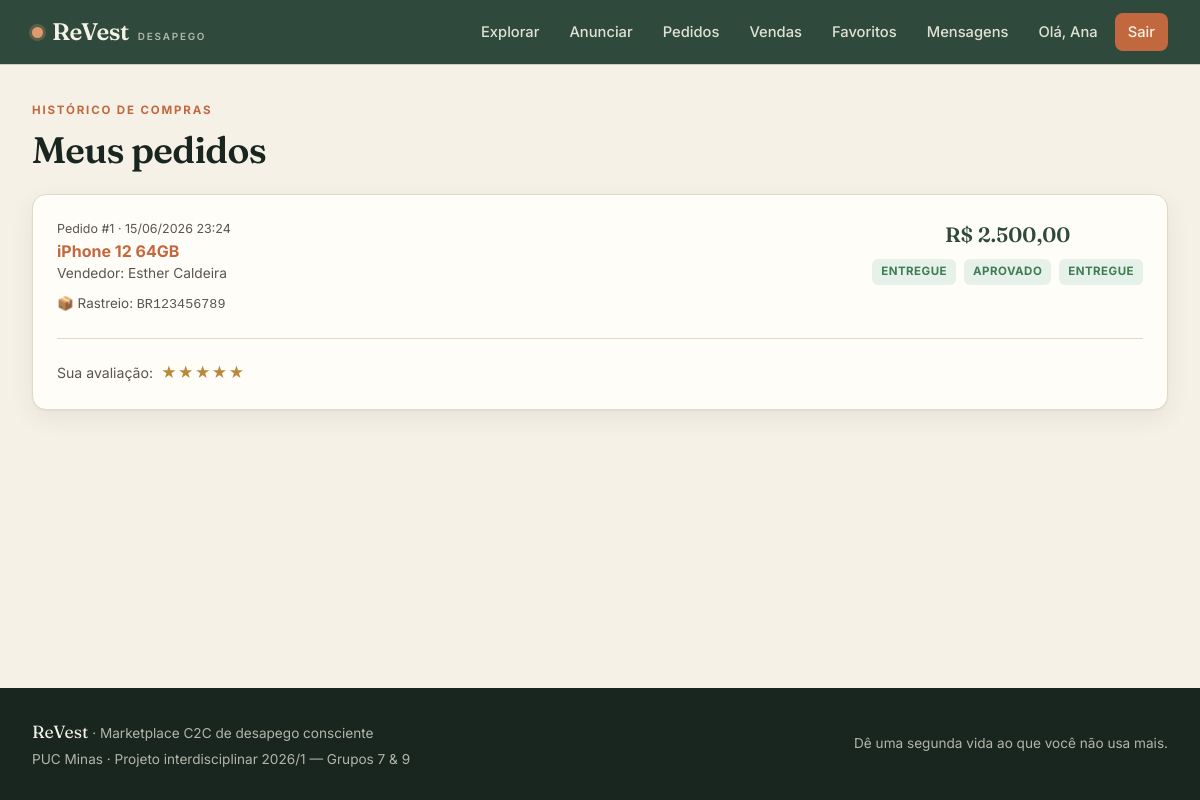
/meus_pedidos.php (signed in), run on the app's committed database.
### tables this page shows
CREATE TABLE `pedido` (
  `id_pedido` int(11) NOT NULL AUTO_INCREMENT,
  `valor_total` decimal(10,2) NOT NULL,
  `status` enum('PENDENTE','PAGO','ENVIADO','ENTREGUE','CANCELADO') NOT NULL DEFAULT 'PENDENTE',
  `dt_pedido` datetime NOT NULL DEFAULT current_timestamp(),
  `id_comprador` int(11) NOT NULL,
  `id_produto` int(11) NOT NULL,
  `id_endereco_entrega` int(11) NOT NULL,
  PRIMARY KEY (`id_pedido`),
  KEY `fk_pedido_comprador` (`id_comprador`),
  KEY `fk_pedido_produto` (`id_produto`),
  KEY `fk_pedido_endereco` (`id_endereco_entrega`),
  CONSTRAINT `fk_pedido_comprador` FOREIGN KEY (`id_comprador`) REFERENCES `usuario` (`id_usuario`) ON UPDATE CASCADE,
  CONSTRAINT `fk_pedido_endereco` FOREIGN KEY (`id_endereco_entrega`) REFERENCES `endereco` (`id_endereco`) ON UPDATE CASCADE,
  CONSTRAINT `fk_pedido_produto` FOREIGN KEY (`id_produto`) REFERENCES `produto` (`id_produto`) ON UPDATE CASCADE,
  CONSTRAINT `ck_pedido_valor` CHECK (`valor_total` > 0)
);

CREATE TABLE `produto` (
  `id_produto` int(11) NOT NULL AUTO_INCREMENT,
  `titulo` varchar(120) NOT NULL,
  `descricao` text NOT NULL,
  `preco` decimal(10,2) NOT NULL,
  `condicao` enum('NOVO','SEMINOVO','USADO') NOT NULL DEFAULT 'USADO',
  `status` enum('DISPONIVEL','RESERVADO','VENDIDO','REMOVIDO') NOT NULL DEFAULT 'DISPONIVEL',
  `dt_publicacao` datetime NOT NULL DEFAULT current_timestamp(),
  `id_vendedor` int(11) NOT NULL,
  `id_categoria` int(11) NOT NULL,
  PRIMARY KEY (`id_produto`),
  KEY `fk_produto_vendedor` (`id_vendedor`),
  KEY `fk_produto_categoria` (`id_categoria`),
  CONSTRAINT `fk_produto_categoria` FOREIGN KEY (`id_categoria`) REFERENCES `categoria` (`id_categoria`) ON UPDATE CASCADE,
  CONSTRAINT `fk_produto_vendedor` FOREIGN KEY (`id_vendedor`) REFERENCES `usuario` (`id_usuario`) ON UPDATE CASCADE,
  CONSTRAINT `ck_produto_preco` CHECK (`preco` > 0)
);

CREATE TABLE `usuario` (
  `id_usuario` int(11) NOT NULL AUTO_INCREMENT,
  `nome` varchar(120) NOT NULL,
  `cpf` char(11) NOT NULL,
  `email` varchar(150) NOT NULL,
  `senha_hash` varchar(255) NOT NULL,
  `telefone` varchar(20) DEFAULT NULL,
  `is_admin` tinyint(4) NOT NULL DEFAULT 0,
  `dt_cadastro` datetime NOT NULL DEFAULT current_timestamp(),
  `ativo` tinyint(4) NOT NULL DEFAULT 1,
  PRIMARY KEY (`id_usuario`),
  UNIQUE KEY `uk_usuario_cpf` (`cpf`),
  UNIQUE KEY `uk_usuario_email` (`email`)
);

CREATE TABLE `entrega` (
  `id_entrega` int(11) NOT NULL AUTO_INCREMENT,
  `codigo_rastreio` varchar(40) DEFAULT NULL,
  `status` enum('AGUARDANDO','EM_TRANSITO','ENTREGUE','EXTRAVIADO') NOT NULL DEFAULT 'AGUARDANDO',
  `dt_postagem` date DEFAULT NULL,
  `dt_entrega` date DEFAULT NULL,
  `id_pedido` int(11) NOT NULL,
  PRIMARY KEY (`id_entrega`),
  UNIQUE KEY `uk_entrega_pedido` (`id_pedido`),
  CONSTRAINT `fk_entrega_pedido` FOREIGN KEY (`id_pedido`) REFERENCES `pedido` (`id_pedido`) ON DELETE CASCADE ON UPDATE CASCADE
);

### public/meus_pedidos.php (the view, shortened to what this page needs)
<?php
require_once __DIR__ . '/../config/db.php';
require_once __DIR__ . '/../includes/functions.php';
$sql = "SELECT p.*, pr.titulo, pr.id_produto, v.nome AS vendedor, v.id_usuario AS id_vendedor,
               pg.status AS pg_status, pg.metodo, pg.id_pagamento,
               ent.status AS ent_status, ent.codigo_rastreio,
               a.id_avaliacao, a.nota
          FROM pedido p
          JOIN produto pr  ON pr.id_produto = p.id_produto
          JOIN usuario v   ON v.id_usuario  = pr.id_vendedor
     LEFT JOIN pagamento pg ON pg.id_pedido = p.id_pedido
     LEFT JOIN entrega ent  ON ent.id_pedido= p.id_pedido
     LEFT JOIN avaliacao a  ON a.id_pedido  = p.id_pedido
         WHERE p.id_comprador = ?
      ORDER BY p.dt_pedido DESC";
$st = $pdo->prepare($sql);
$st->execute([uid()]);
$pedidos = $st->fetchAll();
require_once __DIR__.'/../includes/header.php';
?>
<p class="eyebrow">Histórico de compras</p>
<h1 class="mb-24">Meus pedidos</h1>
<?php if (!$pedidos): ?>
  <div class="empty card"><div class="ico">🛍️</div><h3>Você ainda não comprou nada</h3>
    <p class="muted">Explore o catálogo e encontre algo com a sua cara.</p>
    <a class="btn btn-primary mt-16" href="index.php">Explorar produtos</a></div>
<?php else: foreach ($pedidos as $p): ?>
  <div class="card mb-16">
    <div class="flex between center" style="flex-wrap:wrap;gap:12px">
      <div>
        <div class="muted" style="font-size:.78rem">Pedido #<?= $p['id_pedido'] ?> · <?= dt_br($p['dt_pedido']) ?></div>
        <a href="produto_ver.php?id=<?= $p['id_produto'] ?>"><strong><?= e($p['titulo']) ?></strong></a>
        <div class="muted" style="font-size:.86rem">Vendedor: <?= e($p['vendedor']) ?></div>
      </div>
      <div class="text-c">
        <div class="price" style="font-family:var(--font-display);font-size:1.3rem;color:var(--moss);font-weight:600"><?= money((float)$p['valor_total']) ?></div>
        <div class="flex gap-8 mt-8" style="flex-wrap:wrap;justify-content:flex-end">
          <?= badge($p['status']) ?>
          <?php if ($p['pg_status']): ?><?= badge($p['pg_status']) ?><?php endif; ?>
          <?php if ($p['ent_status']): ?><?= badge($p['ent_status']) ?><?php endif; ?>
        </div>
      </div>
    </div>
    <?php if ($p['codigo_rastreio']): ?>
      <div class="muted mt-8" style="font-size:.84rem">📦 Rastreio: <code><?= e($p['codigo_rastreio']) ?></code></div>
    <?php endif; ?>
    <?php if (in_array($p['status'], ['PAGO','ENVIADO','ENTREGUE'], true)): ?>
      <hr class="divider">
      <?php if ($p['id_avaliacao']): ?>
        <div class="flex gap-8 center"><span class="muted" style="font-size:.88rem">Sua avaliação:</span> <?= stars((float)$p['nota']) ?></div>
      <?php endif; ?>
    <?php endif; ?>
  </div>
<?php endforeach; endif; ?>
<?php require_once __DIR__.'/../includes/footer.php'; ?>

### includes/functions.php (shortened to what this page needs)
<?php
function e(?string $s): string {
    return htmlspecialchars($s ?? '', ENT_QUOTES, 'UTF-8');
}
function money(float $v): string {
    return 'R$ ' . number_format($v, 2, ',', '.');
}
function dt_br(?string $iso): string {
    $t = strtotime($iso);
    return $t ? date('d/m/Y H:i', $t) : '—';
}
function stars(float $nota): string {
    $full = (int) round($nota);
    $out = '<span class="stars">';
    for ($i = 1; $i <= 5; $i++) {
        $out .= $i <= $full ? '★' : '<span class="empty">★</span>';
    }
    return $out . '</span>';
}
function badge(string $status): string {
    $cls = 'badge-' . strtolower($status);
    return '<span class="badge ' . $cls . '">' . e(str_replace('_', ' ', $status)) . '</span>';
}

### public/assets/style.css (style rules this page uses)
:root { --moss: #2f4a3c; --moss-700: #243a2f; --moss-900: #18261f; --clay: #c2683f; --clay-soft: #e09a6f; --cream: #f6f1e7; --cream-deep: #efe7d6; --paper: #fffdf8; --ink: #21201c; --ink-soft: #5a564d; --line: #e2d9c6; --gold: #b8893b; --ok: #3f7d54; --ok-bg: #e6f1ea; --err: #a8412c; --err-bg: #f7e6e0; --warn: #9a6b1d; --warn-bg: #f6ecd6; --radius: 14px; --radius-sm: 9px; --shadow: 0 1px 2px rgba(24,38,31,.04), 0 8px 24px rgba(24,38,31,.07); --shadow-lg: 0 12px 40px rgba(24,38,31,.14); --font-display: 'Fraunces', Georgia, 'Times New Roman', serif; --font-body: 'Inter', -apple-system, BlinkMacSystemFont, 'Segoe UI', sans-serif; }
* { box-sizing: border-box; margin: 0; padding: 0; }
html { scroll-behavior: smooth; }
body { font-family: var(--font-body); background: var(--cream); color: var(--ink); line-height: 1.55; font-size: 16px; -webkit-font-smoothing: antialiased; min-height: 100vh; display: flex; flex-direction: column; }
a { color: var(--clay); text-decoration: none; }
h1, h2, h3 { font-family: var(--font-display); font-weight: 600; letter-spacing: -.02em; color: var(--moss-900); line-height: 1.12; }
h1 { font-size: 2.3rem; }
.eyebrow { font-size: .72rem; font-weight: 700; letter-spacing: .16em; text-transform: uppercase; color: var(--clay); margin-bottom: 9px; }
.muted { color: var(--ink-soft); }
.card { background: var(--paper); border: 1px solid var(--line); border-radius: var(--radius); box-shadow: var(--shadow); padding: 24px; }
.badge { display: inline-flex; align-items: center; gap: 5px; font-size: .72rem; font-weight: 700; letter-spacing: .04em; text-transform: uppercase; padding: 4px 9px; border-radius: 6px; }
.badge-pago, .badge-aprovado, .badge-entregue { background: var(--ok-bg); color: var(--ok); }
.stars { color: var(--gold); letter-spacing: 1px; font-size: .95rem; }
.flex { display: flex; }
.between { justify-content: space-between; }
.center { align-items: center; }
.gap-8 { gap: 8px; }
.mt-8 { margin-top:8px }
.mb-16 { margin-bottom:16px }
.mb-24 { margin-bottom:24px }
.text-c { text-align: center; }
.divider { height: 1px; background: var(--line); margin: 22px 0; border: 0; }

### data on the page
pedido: id_pedido "1", dt_pedido "15/06/2026 23:24", id_produto.titulo "iPhone 12 64GB", usuario.nome "Esther Caldeira", valor_total "R$ 2.500,00", status "ENTREGUE APROVADO ENTREGUE", entrega.codigo_rastreio "BR123456789"

### other printed values
explode(' ', uname())[0] "Ana"
